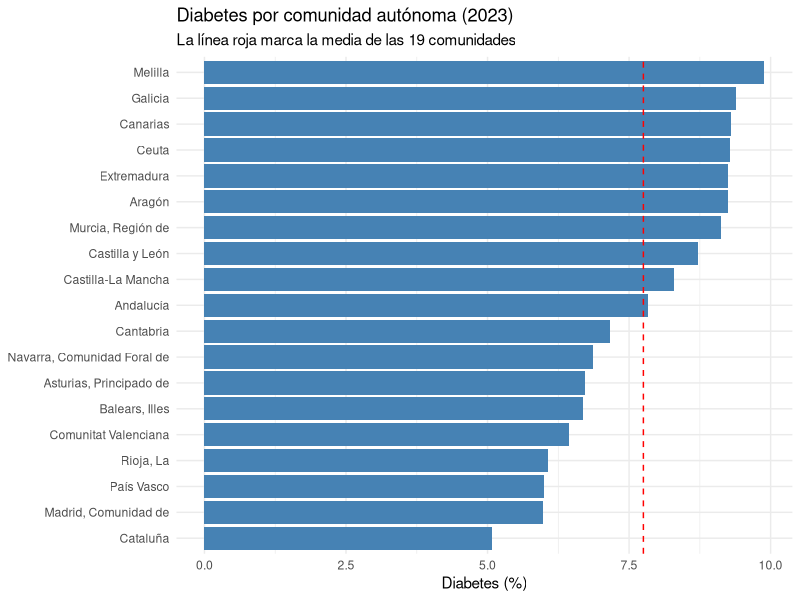
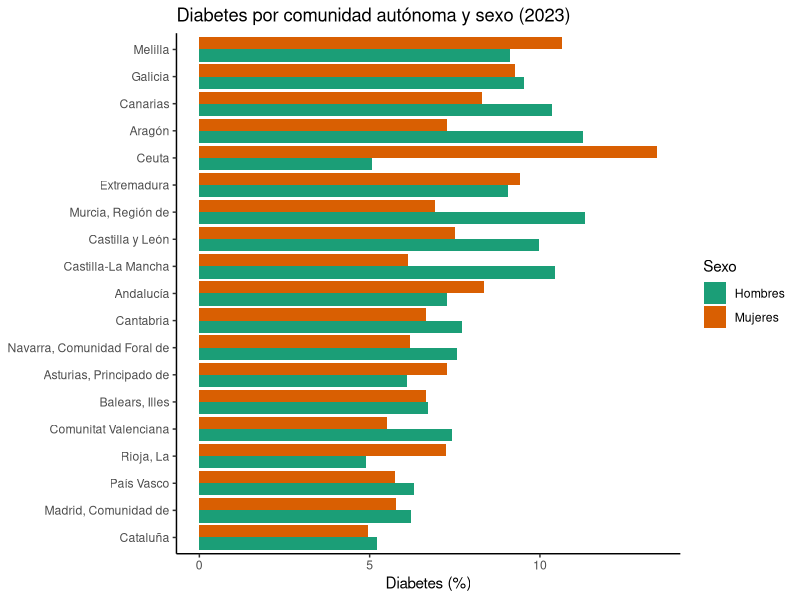
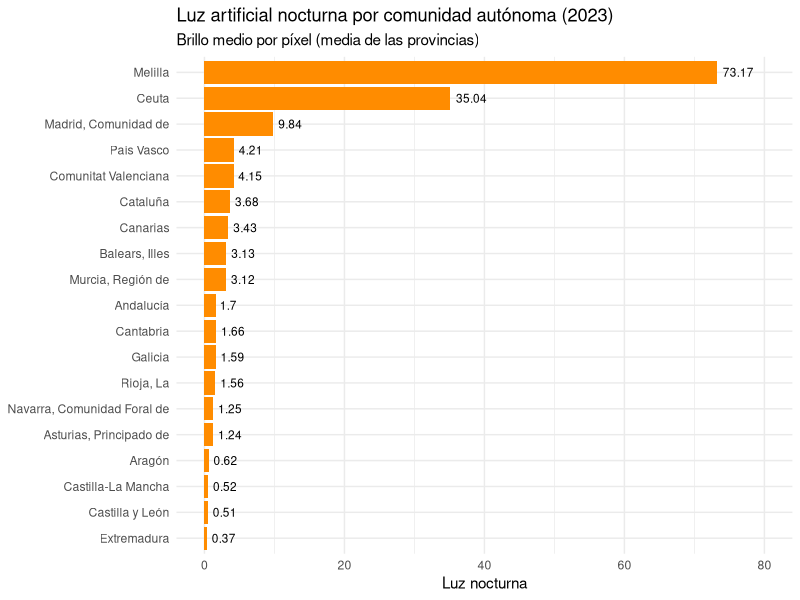
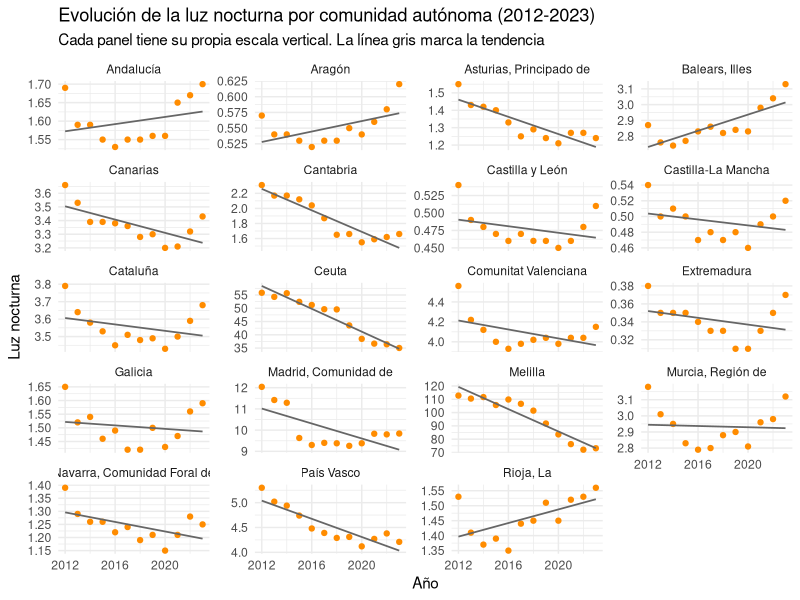
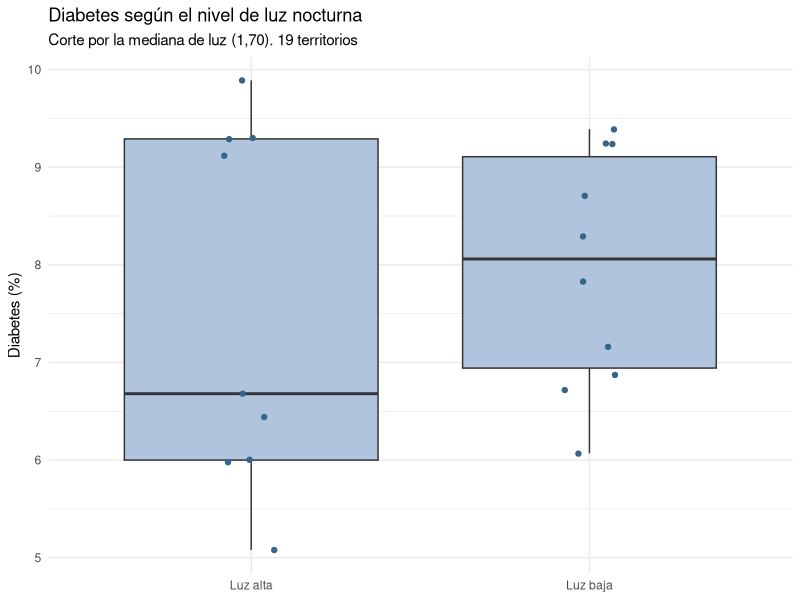
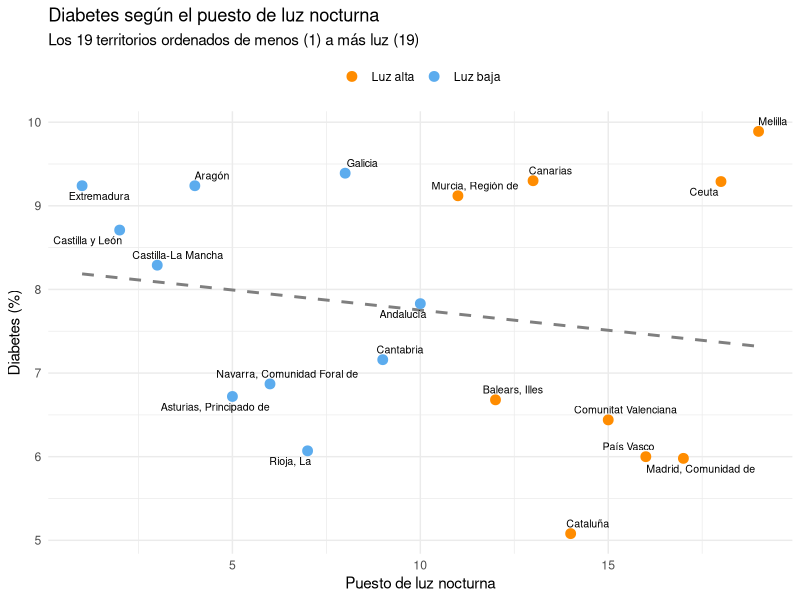

These charts were generated, in order, by the following R code:
## ---- chunk 1
knitr::opts_chunk$set(echo = TRUE, warning = FALSE, message = FALSE)
## ---- chunk 2
library(readr)
library(dplyr)
## ---- chunk 3
datos <- read_csv("OUTPUT/DATA/luz_diabetes_ccaa_2023.csv")
## ---- chunk 4
tabla_diabetes <- datos %>%
  select(comunidad, diabetes_pct) %>%
  arrange(desc(diabetes_pct)) %>%
  mutate(puesto = row_number()) %>%
  select(puesto, comunidad, diabetes_pct)

knitr::kable(tabla_diabetes,
             col.names = c("Puesto", "Comunidad", "Diabetes (%)"),
             caption = "Comunidades ordenadas de mayor a menor porcentaje de diabetes (2023)")
## ---- chunk 5
resumen <- datos %>%
  summarise(n       = n(),
            media   = mean(diabetes_pct),
            mediana = median(diabetes_pct),
            desv    = sd(diabetes_pct),
            minimo  = min(diabetes_pct),
            q1      = quantile(diabetes_pct, 0.25),
            q3      = quantile(diabetes_pct, 0.75),
            maximo  = max(diabetes_pct))

knitr::kable(resumen, digits = 2,
             caption = "Resumen estadístico del porcentaje de diabetes por comunidad")

# Para el texto
com_max <- tabla_diabetes$comunidad[1]
com_min <- tabla_diabetes$comunidad[nrow(tabla_diabetes)]
## ---- chunk 6

library(tidyverse)
library(ggrepel) #instalarlo con: install.packages("ggrepel")
## ---- chunk 7
ggplot(tabla_diabetes,
       aes(x = reorder(comunidad, diabetes_pct), y = diabetes_pct)) +
  geom_col(fill = "steelblue") +
  geom_hline(yintercept = mean(tabla_diabetes$diabetes_pct),
             linetype = "dashed", colour = "red") +
  coord_flip() +
  labs(title = "Diabetes por comunidad autónoma (2023)",
       subtitle = "La línea roja marca la media de las 19 comunidades",
       x = NULL,
       y = "Diabetes (%)") +
  theme_minimal()
## ---- chunk 8
diabetes_sexo <- read_csv("OUTPUT/DATA/diabetes_ccaa_sexo_2023.csv")
## ---- chunk 9
hombres <- diabetes_sexo %>%
  filter(sexo == "Hombres") %>%
  rename(hombres = diabetes_pct) %>%
  select(comunidad, hombres)

mujeres <- diabetes_sexo %>%
  filter(sexo == "Mujeres") %>%
  rename(mujeres = diabetes_pct) %>%
  select(comunidad, mujeres)

tabla_sexo <- hombres %>%
  left_join(mujeres, by = "comunidad") %>%
  mutate(diferencia = round(hombres - mujeres, 2)) %>%
  arrange(desc(diferencia))

tabla_sexo
## ---- chunk 10
ggplot(data = diabetes_sexo,
       aes(x = fct_reorder(comunidad, diabetes_pct, .fun = mean),
           y = diabetes_pct, fill = sexo)) +
  geom_col(position = "dodge") +
  coord_flip() +
  scale_fill_brewer(palette = "Dark2") +
  labs(title = "Diabetes por comunidad autónoma y sexo (2023)",
       x = NULL, y = "Diabetes (%)", fill = "Sexo") +
  theme_classic()
## ---- chunk 11
medias_sexo <- diabetes_sexo %>%
  group_by(sexo) %>%
  summarise(media = mean(diabetes_pct), .groups = "drop")

media_h <- medias_sexo$media[medias_sexo$sexo == "Hombres"]
media_m <- medias_sexo$media[medias_sexo$sexo == "Mujeres"]

n_h_mayor   <- nrow(filter(tabla_sexo, diferencia > 0))
com_dif_max <- tabla_sexo$comunidad[1]
dif_max     <- tabla_sexo$diferencia[1]
com_dif_min <- tabla_sexo$comunidad[nrow(tabla_sexo)]
dif_min     <- tabla_sexo$diferencia[nrow(tabla_sexo)]
## ---- chunk 12
luz <- read_csv("OUTPUT/DATA/luz_ccaa_2023.csv")

luz <- luz %>%
  arrange(desc(luz_media))

slice_head(luz, n = 5)
slice_tail(luz, n = 5)
## ---- chunk 13
luz %>%
  summarise(comunidades = n(),
            media = round(mean(luz_media), 2),
            desviacion = round(sd(luz_media), 2))

luz %>%
  filter(comunidad != "Ceuta", comunidad != "Melilla") %>%
  summarise(comunidades = n(),
            media = round(mean(luz_media), 2),
            desviacion = round(sd(luz_media), 2))
## ---- chunk 14
ggplot(luz, aes(x = reorder(comunidad, luz_media), y = luz_media)) +
  geom_col(fill = "darkorange") +
  geom_text(aes(label = luz_media), hjust = -0.2, size = 3) +
  expand_limits(y = 80) +
  coord_flip() +
  labs(title = "Luz artificial nocturna por comunidad autónoma (2023)",
       subtitle = "Brillo medio por píxel (media de las provincias)",
       x = NULL,
       y = "Luz nocturna") +
  theme_minimal()
## ---- chunk 15
luz_evolucion <- read_csv("OUTPUT/DATA/luz_ccaa_2012_2023.csv")

# Comparamos el primer año (2012) con el último (2023)
cambio_luz <- luz_evolucion %>%
  filter(anio == 2012 | anio == 2023) %>%
  select(comunidad, anio, luz_media) %>%
  pivot_wider(names_from = anio, values_from = luz_media) %>%
  mutate(cambio_pct = round((`2023` - `2012`) / `2012` * 100, 1)) %>%
  arrange(desc(cambio_pct))

knitr::kable(cambio_luz,
             col.names = c("Comunidad", "Luz 2012", "Luz 2023", "Cambio (%)"),
             caption = "Luz nocturna en 2012 y en 2023 y cambio entre los dos años")
## ---- chunk 16
ggplot(luz_evolucion, aes(x = anio, y = luz_media)) +
  geom_point(colour = "darkorange", size = 1.5) +
  geom_smooth(method = "lm", se = FALSE, colour = "grey40", linewidth = 0.6) +
  facet_wrap(~ comunidad, ncol = 4, scales = "free_y") +
  labs(title = "Evolución de la luz nocturna por comunidad autónoma (2012-2023)",
       subtitle = "Cada panel tiene su propia escala vertical. La línea gris marca la tendencia",
       x = "Año",
       y = "Luz nocturna") +
  theme_minimal()
## ---- chunk 17
luz_diabetes <- read_csv("OUTPUT/DATA/luz_diabetes_ccaa_2023.csv")

# Mediana de la luz nocturna: parte los 19 territorios en dos mitades
mediana_luz <- median(luz_diabetes$ntl_mean)
mediana_luz

# Cada territorio a un grupo según quede por encima o por debajo de la mediana
luz_diabetes <- luz_diabetes %>% 
  mutate(grupo_luz = case_when(ntl_mean > mediana_luz ~ "Luz alta",
                               .default = "Luz baja"))

# Tabla comparativa
comparacion <- luz_diabetes %>% 
  group_by(grupo_luz) %>% 
  summarise(territorios = n(),
            diabetes_media = round(mean(diabetes_pct), 2),
            diabetes_min = min(diabetes_pct),
            diabetes_max = max(diabetes_pct))

comparacion
## ---- chunk 18
ggplot(luz_diabetes, aes(x = grupo_luz, y = diabetes_pct)) +
  geom_boxplot(fill = "lightsteelblue") +
  geom_jitter(width = 0.08, colour = "steelblue4") +
  labs(title = "Diabetes según el nivel de luz nocturna",
       subtitle = "Corte por la mediana de luz (1,70). 19 territorios",
       x = NULL,
       y = "Diabetes (%)") +
  theme_minimal()
## ---- chunk 19
# Ordenamos por luz y damos a cada territorio su puesto (1 = menos luz)
puestos <- luz_diabetes %>% 
  arrange(ntl_mean) %>% 
  mutate(puesto_luz = row_number())

ggplot(puestos, aes(x = puesto_luz, y = diabetes_pct)) +
  geom_smooth(method = "lm", se = FALSE, colour = "grey50", linetype = "dashed") +
  geom_point(aes(colour = grupo_luz), size = 3) +
  geom_text_repel(aes(label = comunidad), size = 2.7) +
  scale_colour_manual(values = c("Luz alta" = "darkorange",
                                 "Luz baja" = "steelblue2")) +
  labs(title = "Diabetes según el puesto de luz nocturna",
       subtitle = "Los 19 territorios ordenados de menos (1) a más luz (19)",
       x = "Puesto de luz nocturna",
       y = "Diabetes (%)",
       colour = NULL) +
  theme_minimal() +
  theme(legend.position = "top")
